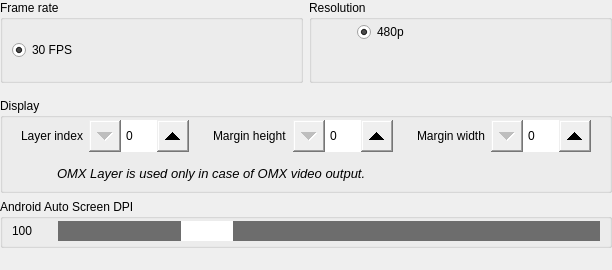
    <widget class="QWidget" name="tab2" native="true">
     <property name="sizePolicy">
      <sizepolicy hsizetype="Expanding" vsizetype="Expanding">
       <horstretch>0</horstretch>
       <verstretch>0</verstretch>
      </sizepolicy>
     </property>
     <layout class="QVBoxLayout" name="verticalLayout_4">
      <property name="leftMargin">
       <number>0</number>
      </property>
      <property name="topMargin">
       <number>0</number>
      </property>
      <property name="rightMargin">
       <number>0</number>
      </property>
      <property name="bottomMargin">
       <number>2</number>
      </property>
      <item>
       <widget class="QWidget" name="framerateresolution" native="true">
        <property name="sizePolicy">
         <sizepolicy hsizetype="Expanding" vsizetype="Fixed">
          <horstretch>0</horstretch>
          <verstretch>0</verstretch>
         </sizepolicy>
        </property>
        <layout class="QHBoxLayout" name="horizontalLayout_11">
         <property name="leftMargin">
          <number>0</number>
         </property>
         <property name="topMargin">
          <number>0</number>
         </property>
         <property name="rightMargin">
          <number>0</number>
         </property>
         <item>
          <widget class="QGroupBox" name="groupBoxFrameRate">
           <property name="sizePolicy">
            <sizepolicy hsizetype="Expanding" vsizetype="Expanding">
             <horstretch>0</horstretch>
             <verstretch>0</verstretch>
            </sizepolicy>
           </property>
           <property name="title">
            <string>Frame rate</string>
           </property>
           <layout class="QHBoxLayout" name="horizontalLayout_6">
            <property name="topMargin">
             <number>2</number>
            </property>
            <property name="bottomMargin">
             <number>2</number>
            </property>
            <item>
             <widget class="QRadioButton" name="radioButton30FPS">
              <property name="sizePolicy">
               <sizepolicy hsizetype="Expanding" vsizetype="Fixed">
                <horstretch>0</horstretch>
                <verstretch>0</verstretch>
               </sizepolicy>
              </property>
              <property name="text">
               <string>30 FPS</string>
              </property>
              <property name="checked">
               <bool>true</bool>
              </property>
             </widget>
            </item>
           </layout>
          </widget>
         </item>
         <item>
          <widget class="QGroupBox" name="groupBoxResolution">
           <property name="sizePolicy">
            <sizepolicy hsizetype="Expanding" vsizetype="Fixed">
             <horstretch>0</horstretch>
             <verstretch>0</verstretch>
            </sizepolicy>
           </property>
           <property name="title">
            <string>Resolution</string>
           </property>
           <layout class="QGridLayout" name="gridLayout_4">
            <property name="topMargin">
             <number>2</number>
            </property>
            <property name="bottomMargin">
             <number>2</number>
            </property>
            <item row="1" column="2">
             <widget class="QRadioButton" name="radioButton480p">
              <property name="sizePolicy">
               <sizepolicy hsizetype="Expanding" vsizetype="Fixed">
                <horstretch>0</horstretch>
                <verstretch>0</verstretch>
               </sizepolicy>
              </property>
              <property name="text">
               <string>480p</string>
              </property>
              <property name="checked">
               <bool>true</bool>
              </property>
             </widget>
            </item>
            <item row="2" column="0">
             <widget class="QLabel" name="labelResolutionWarningIcon">
              <property name="sizePolicy">
               <sizepolicy hsizetype="Fixed" vsizetype="Fixed">
                <horstretch>0</horstretch>
                <verstretch>0</verstretch>
               </sizepolicy>
              </property>
              <property name="minimumSize">
               <size>
                <width>30</width>
                <height>30</height>
               </size>
              </property>
              <property name="maximumSize">
               <size>
                <width>30</width>
                <height>30</height>
               </size>
              </property>
              <property name="text">
               <string>&lt;html&gt;&lt;head/&gt;&lt;body&gt;&lt;p&gt;&lt;img src=&quot;:/ico_warning.png&quot;/&gt;&lt;/p&gt;&lt;/body&gt;&lt;/html&gt;</string>
              </property>
              <property name="alignment">
               <set>Qt::AlignCenter</set>
              </property>
             </widget>
            </item>
           </layout>
          </widget>
         </item>
        </layout>
       </widget>
      </item>
      <item>
       <widget class="QGroupBox" name="groupBoxOmxLayerIndex">
        <property name="sizePolicy">
         <sizepolicy hsizetype="Expanding" vsizetype="Fixed">
          <horstretch>0</horstretch>
          <verstretch>0</verstretch>
         </sizepolicy>
        </property>
        <property name="title">
         <string>Display</string>
        </property>
        <layout class="QVBoxLayout" name="verticalLayout_22">
         <property name="topMargin">
          <number>2</number>
         </property>
         <property name="bottomMargin">
          <number>2</number>
         </property>
         <item>
          <layout class="QHBoxLayout" name="display">
           <item>
            <widget class="QWidget" name="index" native="true">
             <property name="sizePolicy">
              <sizepolicy hsizetype="Expanding" vsizetype="Fixed">
               <horstretch>0</horstretch>
               <verstretch>0</verstretch>
              </sizepolicy>
             </property>
             <layout class="QFormLayout" name="formLayout_12">
              <property name="topMargin">
               <number>0</number>
              </property>
              <property name="bottomMargin">
               <number>0</number>
              </property>
              <item row="0" column="0">
               <widget class="QLabel" name="labelOmxLayerIndex">
                <property name="sizePolicy">
                 <sizepolicy hsizetype="Minimum" vsizetype="Preferred">
                  <horstretch>0</horstretch>
                  <verstretch>0</verstretch>
                 </sizepolicy>
                </property>
                <property name="minimumSize">
                 <size>
                  <width>0</width>
                  <height>32</height>
                 </size>
                </property>
                <property name="maximumSize">
                 <size>
                  <width>16777215</width>
                  <height>32</height>
                 </size>
                </property>
                <property name="font">
                 <font>
                  <underline>false</underline>
                  <kerning>true</kerning>
                 </font>
                </property>
                <property name="frameShape">
                 <enum>QFrame::NoFrame</enum>
                </property>
                <property name="frameShadow">
                 <enum>QFrame::Plain</enum>
                </property>
                <property name="text">
                 <string>Layer index</string>
                </property>
                <property name="alignment">
                 <set>Qt::AlignLeading|Qt::AlignLeft|Qt::AlignVCenter</set>
                </property>
               </widget>
              </item>
              <item row="0" column="1">
               <widget class="QSpinBox" name="spinBoxOmxLayerIndex">
                <property name="sizePolicy">
                 <sizepolicy hsizetype="Fixed" vsizetype="Fixed">
                  <horstretch>0</horstretch>
                  <verstretch>0</verstretch>
                 </sizepolicy>
                </property>
                <property name="minimumSize">
                 <size>
                  <width>100</width>
                  <height>32</height>
                 </size>
                </property>
                <property name="maximumSize">
                 <size>
                  <width>100</width>
                  <height>32</height>
                 </size>
                </property>
                <property name="styleSheet">
                 <string notr="true">QSpinBox::up-button { width: 32px; height: 32px;
subcontrol-origin: margin;
subcontrol-position: center right;
}
QSpinBox::down-button { width: 32px; height: 32px; 
subcontrol-origin: margin;
subcontrol-position: center left;
}</string>
                </property>
               </widget>
              </item>
             </layout>
            </widget>
           </item>
           <item>
            <widget class="QWidget" name="marginheight" native="true">
             <property name="sizePolicy">
              <sizepolicy hsizetype="Expanding" vsizetype="Fixed">
               <horstretch>0</horstretch>
               <verstretch>0</verstretch>
              </sizepolicy>
             </property>
             <layout class="QFormLayout" name="formLayout_11">
              <property name="topMargin">
               <number>0</number>
              </property>
              <property name="bottomMargin">
               <number>0</number>
              </property>
              <item row="0" column="0">
               <widget class="QLabel" name="labelVideoMarginHeight">
                <property name="sizePolicy">
                 <sizepolicy hsizetype="Minimum" vsizetype="Preferred">
                  <horstretch>0</horstretch>
                  <verstretch>0</verstretch>
                 </sizepolicy>
                </property>
                <property name="minimumSize">
                 <size>
                  <width>0</width>
                  <height>32</height>
                 </size>
                </property>
                <property name="maximumSize">
                 <size>
                  <width>16777215</width>
                  <height>32</height>
                 </size>
                </property>
                <property name="text">
                 <string>Margin height</string>
                </property>
                <property name="alignment">
                 <set>Qt::AlignLeading|Qt::AlignLeft|Qt::AlignVCenter</set>
                </property>
               </widget>
              </item>
              <item row="0" column="1">
               <widget class="QSpinBox" name="spinBoxVideoMarginHeight">
                <property name="sizePolicy">
                 <sizepolicy hsizetype="Fixed" vsizetype="Fixed">
                  <horstretch>0</horstretch>
                  <verstretch>0</verstretch>
                 </sizepolicy>
                </property>
                <property name="minimumSize">
                 <size>
                  <width>100</width>
                  <height>32</height>
                 </size>
                </property>
                <property name="maximumSize">
                 <size>
                  <width>100</width>
                  <height>32</height>
                 </size>
                </property>
                <property name="styleSheet">
                 <string notr="true">QSpinBox::up-button { width: 32px; height: 32px;
subcontrol-origin: margin;
subcontrol-position: center right;
}
QSpinBox::down-button { width: 32px; height: 32px; 
subcontrol-origin: margin;
subcontrol-position: center left;
}</string>
                </property>
                <property name="maximum">
                 <number>99999</number>
                </property>
               </widget>
              </item>
             </layout>
            </widget>
           </item>
           <item>
            <widget class="QWidget" name="marginwidth" native="true">
             <property name="sizePolicy">
              <sizepolicy hsizetype="Expanding" vsizetype="Fixed">
               <horstretch>0</horstretch>
               <verstretch>0</verstretch>
              </sizepolicy>
             </property>
             <layout class="QFormLayout" name="formLayout_13">
              <property name="formAlignment">
               <set>Qt::AlignLeading|Qt::AlignLeft|Qt::AlignTop</set>
              </property>
              <property name="topMargin">
               <number>0</number>
              </property>
              <property name="bottomMargin">
               <number>0</number>
              </property>
              <item row="0" column="0">
               <widget class="QLabel" name="labelVideoMarginWidth">
                <property name="sizePolicy">
                 <sizepolicy hsizetype="Minimum" vsizetype="Preferred">
                  <horstretch>0</horstretch>
                  <verstretch>0</verstretch>
                 </sizepolicy>
                </property>
                <property name="minimumSize">
                 <size>
                  <width>0</width>
                  <height>32</height>
                 </size>
                </property>
                <property name="maximumSize">
                 <size>
                  <width>16777215</width>
                  <height>32</height>
                 </size>
                </property>
                <property name="text">
                 <string>Margin width</string>
                </property>
                <property name="alignment">
                 <set>Qt::AlignLeading|Qt::AlignLeft|Qt::AlignVCenter</set>
                </property>
               </widget>
              </item>
              <item row="0" column="1">
               <widget class="QSpinBox" name="spinBoxVideoMarginWidth">
                <property name="sizePolicy">
                 <sizepolicy hsizetype="Fixed" vsizetype="Fixed">
                  <horstretch>0</horstretch>
                  <verstretch>0</verstretch>
                 </sizepolicy>
                </property>
                <property name="minimumSize">
                 <size>
                  <width>100</width>
                  <height>32</height>
                 </size>
                </property>
                <property name="maximumSize">
                 <size>
                  <width>100</width>
                  <height>32</height>
                 </size>
                </property>
                <property name="styleSheet">
                 <string notr="true">QSpinBox::up-button { width: 32px; height: 32px;
subcontrol-origin: margin;
subcontrol-position: center right;
}
QSpinBox::down-button { width: 32px; height: 32px; 
subcontrol-origin: margin;
subcontrol-position: center left;
}</string>
                </property>
                <property name="maximum">
                 <number>99999</number>
                </property>
               </widget>
              </item>
             </layout>
            </widget>
           </item>
          </layout>
         </item>
         <item>
          <widget class="QWidget" name="omxinfo" native="true">
           <property name="sizePolicy">
            <sizepolicy hsizetype="Expanding" vsizetype="Preferred">
             <horstretch>0</horstretch>
             <verstretch>0</verstretch>
            </sizepolicy>
           </property>
           <layout class="QFormLayout" name="formLayout_32">
            <property name="topMargin">
             <number>0</number>
            </property>
            <property name="bottomMargin">
             <number>0</number>
            </property>
            <item row="0" column="0">
             <widget class="QLabel" name="label_6">
              <property name="sizePolicy">
               <sizepolicy hsizetype="Fixed" vsizetype="Fixed">
                <horstretch>0</horstretch>
                <verstretch>0</verstretch>
               </sizepolicy>
              </property>
              <property name="minimumSize">
               <size>
                <width>30</width>
                <height>30</height>
               </size>
              </property>
              <property name="text">
               <string>&lt;html&gt;&lt;head/&gt;&lt;body&gt;&lt;p&gt;&lt;img src=&quot;:/ico_info.png&quot;/&gt;&lt;/p&gt;&lt;/body&gt;&lt;/html&gt;</string>
              </property>
              <property name="scaledContents">
               <bool>false</bool>
              </property>
              <property name="alignment">
               <set>Qt::AlignCenter</set>
              </property>
             </widget>
            </item>
            <item row="0" column="1">
             <widget class="QLabel" name="label_7">
              <property name="sizePolicy">
               <sizepolicy hsizetype="Expanding" vsizetype="Preferred">
                <horstretch>0</horstretch>
                <verstretch>0</verstretch>
               </sizepolicy>
              </property>
              <property name="font">
               <font>
                <pointsize>10</pointsize>
                <italic>true</italic>
               </font>
              </property>
              <property name="text">
               <string>OMX Layer is used only in case of OMX video output.</string>
              </property>
             </widget>
            </item>
           </layout>
          </widget>
         </item>
        </layout>
       </widget>
      </item>
      <item>
       <widget class="QGroupBox" name="groupBoxScreenDPI">
        <property name="sizePolicy">
         <sizepolicy hsizetype="Expanding" vsizetype="Fixed">
          <horstretch>0</horstretch>
          <verstretch>0</verstretch>
         </sizepolicy>
        </property>
        <property name="title">
         <string>Android Auto Screen DPI</string>
        </property>
        <layout class="QFormLayout" name="formLayout_14">
         <property name="topMargin">
          <number>2</number>
         </property>
         <property name="bottomMargin">
          <number>4</number>
         </property>
         <item row="0" column="0">
          <widget class="QLabel" name="labelScreenDPIValue">
           <property name="sizePolicy">
            <sizepolicy hsizetype="Fixed" vsizetype="Fixed">
             <horstretch>0</horstretch>
             <verstretch>0</verstretch>
            </sizepolicy>
           </property>
           <property name="minimumSize">
            <size>
             <width>40</width>
             <height>20</height>
            </size>
           </property>
           <property name="maximumSize">
            <size>
             <width>16777215</width>
             <height>20</height>
            </size>
           </property>
           <property name="text">
            <string>100</string>
           </property>
          </widget>
         </item>
         <item row="0" column="1">
          <widget class="QSlider" name="horizontalSliderScreenDPI">
           <property name="sizePolicy">
            <sizepolicy hsizetype="Expanding" vsizetype="Fixed">
             <horstretch>0</horstretch>
             <verstretch>0</verstretch>
            </sizepolicy>
           </property>
           <property name="minimumSize">
            <size>
             <width>0</width>
             <height>20</height>
            </size>
           </property>
           <property name="styleSheet">
            <string notr="true">QSlider::handle:horizontal { background: white; height: 32px; width: 52px; margin: 0 0;}
QSlider::groove:horizontal { background: #6d6d6d; height: 32px;}</string>
           </property>
           <property name="maximum">
            <number>400</number>
           </property>
           <property name="value">
            <number>100</number>
           </property>
           <property name="orientation">
            <enum>Qt::Horizontal</enum>
           </property>
          </widget>
         </item>
        </layout>
       </widget>
      </item>
      <item>
       <widget class="QLabel" name="autofill_space_tab2">
        <property name="sizePolicy">
         <sizepolicy hsizetype="Expanding" vsizetype="Expanding">
          <horstretch>0</horstretch>
          <verstretch>0</verstretch>
         </sizepolicy>
        </property>
        <property name="text">
         <string/>
        </property>
       </widget>
      </item>
     </layout>
    </widget>
